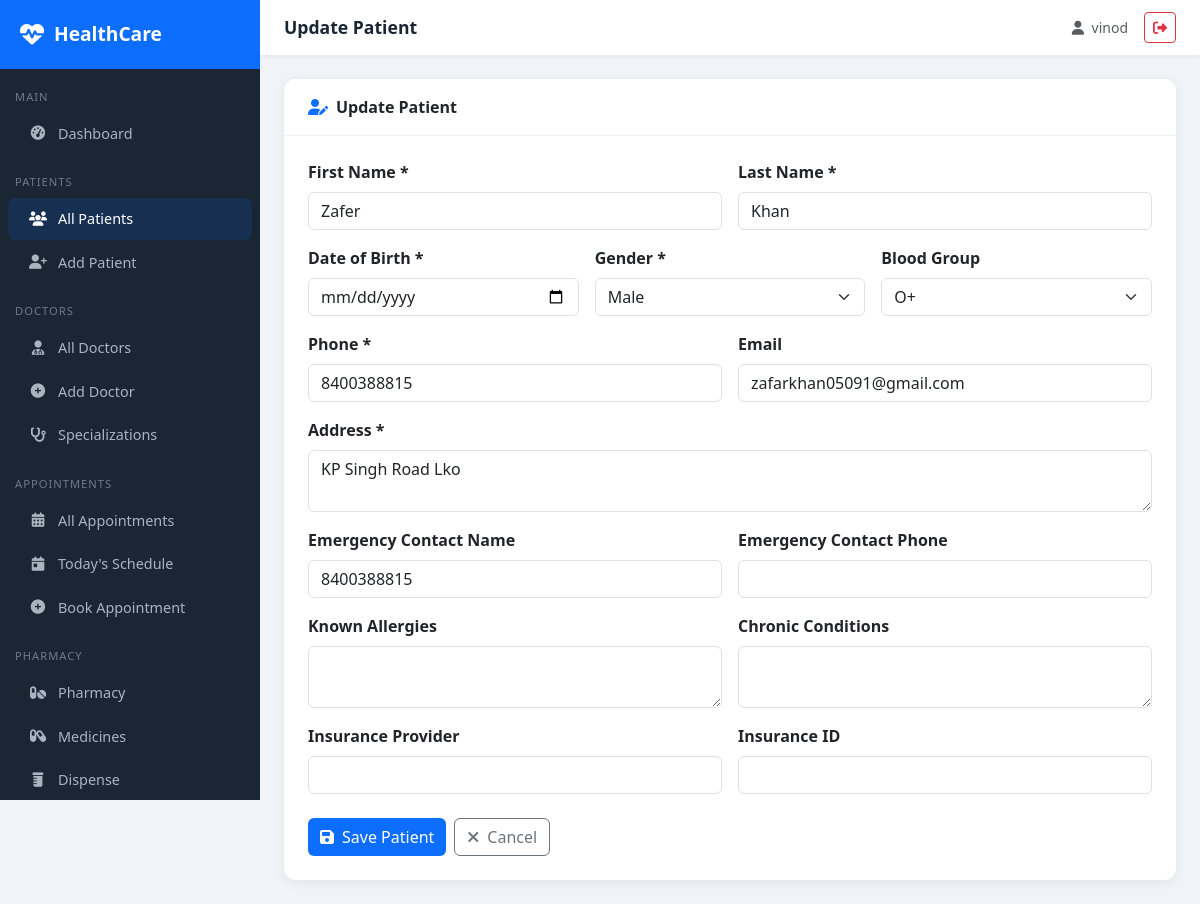
Screenshot of /patients/1/update/ (signed in) with the database file from the repository.
### patients/models.py (models this page shows, shortened)
class Patient(models.Model):
    BLOOD_GROUP_CHOICES = [
        ('A+', 'A+'), ('A-', 'A-'), ('B+', 'B+'), ('B-', 'B-'),
        ('O+', 'O+'), ('O-', 'O-'), ('AB+', 'AB+'), ('AB-', 'AB-'),
    ]
    GENDER_CHOICES = [('M', 'Male'), ('F', 'Female'), ('O', 'Other')]
    user = models.OneToOneField(User, on_delete=models.SET_NULL, null=True, blank=True)
    first_name = models.CharField(max_length=100)
    last_name = models.CharField(max_length=100)
    date_of_birth = models.DateField()
    gender = models.CharField(max_length=1, choices=GENDER_CHOICES)
    blood_group = models.CharField(max_length=3, choices=BLOOD_GROUP_CHOICES, blank=True)
    phone = models.CharField(max_length=15)
    email = models.EmailField(blank=True)
    address = models.TextField()
    emergency_contact_name = models.CharField(max_length=100, blank=True)
    emergency_contact_phone = models.CharField(max_length=15, blank=True)
    allergies = models.TextField(blank=True, help_text="List known allergies")
    chronic_conditions = models.TextField(blank=True)
    insurance_provider = models.CharField(max_length=100, blank=True)
    insurance_id = models.CharField(max_length=50, blank=True)
    created_at = models.DateTimeField(auto_now_add=True)
    updated_at = models.DateTimeField(auto_now=True)

### patients/views.py (the view)
# urls.py: path('<int:pk>/update/', views.patient_update, name='patient_update'),
@login_required
def patient_update(request, pk):
    patient = get_object_or_404(Patient, pk=pk)
    if request.method == 'POST':
        form = PatientForm(request.POST, instance=patient)
        if form.is_valid():
            form.save()
            messages.success(request, 'Patient information updated successfully!')
            return redirect('patient_detail', pk=patient.pk)
    else:
        form = PatientForm(instance=patient)
    return render(request, 'patients/patient_form.html', {
        'form': form,
        'title': 'Update Patient',
        'patient': patient
    })

### patients/forms.py
class PatientForm(forms.ModelForm):
    class Meta:
        model = Patient
        exclude = ['user', 'created_at', 'updated_at']
        widgets = {
            'date_of_birth': forms.DateInput(attrs={'type': 'date'}),
            'address': forms.Textarea(attrs={'rows': 3}),
            'allergies': forms.Textarea(attrs={'rows': 2}),
            'chronic_conditions': forms.Textarea(attrs={'rows': 2}),
        }

### templates/patients/patient_form.html (shortened to what this page needs)
{% extends 'base/base.html' %}
{% block page_title %}{{ title }}{% endblock %}
{% block content %}
<div class="card">
  <div class="card-header py-3 px-4">
    <i class="fas fa-user-edit text-primary me-2"></i>{{ title }}
  </div>
  <div class="card-body p-4">
    <form method="post">
      <div class="row g-3">
        <div class="col-md-6">
          <label class="form-label fw-semibold">First Name *</label>
          <input type="text" name="first_name" class="form-control" value="{{ form.first_name.value|default:'' }}" required>
        </div>
        <div class="col-md-6">
          <label class="form-label fw-semibold">Last Name *</label>
          <input type="text" name="last_name" class="form-control" value="{{ form.last_name.value|default:'' }}" required>
        </div>
        <div class="col-md-4">
          <label class="form-label fw-semibold">Date of Birth *</label>
          <input type="date" name="date_of_birth" class="form-control" value="{{ form.date_of_birth.value|default:'' }}" required>
        </div>
        <div class="col-md-4">
          <label class="form-label fw-semibold">Gender *</label>
          <select name="gender" class="form-select" required>
            <option value="M" {% if form.gender.value == 'M' %}selected{% endif %}>Male</option>
          </select>
        </div>
        <div class="col-md-4">
          <label class="form-label fw-semibold">Blood Group</label>
          <select name="blood_group" class="form-select">
            {% for val, label in form.fields.blood_group.choices %}
              <option value="{{ val }}" {% if form.blood_group.value == val %}selected{% endif %}>{{ label }}</option>
            {% endfor %}
          </select>
        </div>
        <div class="col-md-6">
          <label class="form-label fw-semibold">Phone *</label>
          <input type="text" name="phone" class="form-control" value="{{ form.phone.value|default:'' }}" required>
        </div>
        <div class="col-md-6">
          <label class="form-label fw-semibold">Email</label>
          <input type="email" name="email" class="form-control" value="{{ form.email.value|default:'' }}">
        </div>
        <div class="col-md-12">
          <label class="form-label fw-semibold">Address *</label>
          <textarea name="address" class="form-control" rows="2" required>{{ form.address.value|default:'' }}</textarea>
        </div>
        <div class="col-md-6">
          <label class="form-label fw-semibold">Emergency Contact Name</label>
          <input type="text" name="emergency_contact_name" class="form-control" value="{{ form.emergency_contact_name.value|default:'' }}">
        </div>
        <div class="col-md-6">
          <label class="form-label fw-semibold">Emergency Contact Phone</label>
          <input type="text" name="emergency_contact_phone" class="form-control" value="{{ form.emergency_contact_phone.value|default:'' }}">
        </div>
        <div class="col-md-6">
          <label class="form-label fw-semibold">Known Allergies</label>
          <textarea name="allergies" class="form-control" rows="2">{{ form.allergies.value|default:'' }}</textarea>
        </div>
        <div class="col-md-6">
          <label class="form-label fw-semibold">Chronic Conditions</label>
          <textarea name="chronic_conditions" class="form-control" rows="2">{{ form.chronic_conditions.value|default:'' }}</textarea>
        </div>
        <div class="col-md-6">
          <label class="form-label fw-semibold">Insurance Provider</label>
          <input type="text" name="insurance_provider" class="form-control" value="{{ form.insurance_provider.value|default:'' }}">
        </div>
        <div class="col-md-6">
          <label class="form-label fw-semibold">Insurance ID</label>
          <input type="text" name="insurance_id" class="form-control" value="{{ form.insurance_id.value|default:'' }}">
        </div>
      </div>
      <div class="d-flex gap-2 mt-4">
        <button type="submit" class="btn btn-primary"><i class="fas fa-save me-2"></i>Save Patient</button>
        <a href="{% url 'patient_list' %}" class="btn btn-outline-secondary"><i class="fas fa-times me-2"></i>Cancel</a>
      </div>
    </form>
  </div>
</div>
{% endblock %}

### templates/base/base.html (shortened to what this page needs)
<!DOCTYPE html>
<html lang="en">
<head>
    <link href="https://cdn.jsdelivr.net/npm/bootstrap@5.3.0/dist/css/bootstrap.min.css" rel="stylesheet">
    <link href="https://cdnjs.cloudflare.com/ajax/libs/font-awesome/6.4.0/css/all.min.css" rel="stylesheet">
</head>
<body>
{% if user.is_authenticated %}
<div class="sidebar">
    <div class="sidebar-brand">
        <i class="fas fa-heartbeat"></i>
        <span>HealthCare</span>
    </div>
    <nav class="mt-2">
        <div class="nav-section">Main</div>
        <a href="{% url 'dashboard' %}" class="nav-link {% if request.resolver_match.url_name == 'dashboard' %}active{% endif %}">
            <i class="fas fa-tachometer-alt"></i> Dashboard
        </a>
        <div class="nav-section">Patients</div>
        <a href="{% url 'patient_list' %}" class="nav-link {% if 'patient' in request.resolver_match.url_name %}active{% endif %}">
            <i class="fas fa-users"></i> All Patients
        </a>
        <a href="{% url 'patient_create' %}" class="nav-link">
            <i class="fas fa-user-plus"></i> Add Patient
        </a>
        <div class="nav-section">Doctors</div>
        <a href="{% url 'doctor_list' %}" class="nav-link {% if 'doctor' in request.resolver_match.url_name %}active{% endif %}">
            <i class="fas fa-user-md"></i> All Doctors
        </a>
        <a href="{% url 'doctor_create' %}" class="nav-link">
            <i class="fas fa-plus-circle"></i> Add Doctor
        </a>
        <a href="{% url 'specialization_list' %}" class="nav-link">
            <i class="fas fa-stethoscope"></i> Specializations
        </a>
        <div class="nav-section">Appointments</div>
        <a href="{% url 'appointment_list' %}" class="nav-link {% if 'appointment' in request.resolver_match.url_name %}active{% endif %}">
            <i class="fas fa-calendar-alt"></i> All Appointments
        </a>
        <a href="{% url 'today_appointments' %}" class="nav-link">
            <i class="fas fa-calendar-day"></i> Today's Schedule
        </a>
        <a href="{% url 'appointment_create' %}" class="nav-link">
            <i class="fas fa-plus-circle"></i> Book Appointment
        </a>
        <div class="nav-section">Pharmacy</div>
        <a href="{% url 'pharmacy_dashboard' %}" class="nav-link">
            <i class="fas fa-pills"></i> Pharmacy
        </a>
        <a href="{% url 'medicine_list' %}" class="nav-link">
            <i class="fas fa-capsules"></i> Medicines
        </a>
        <a href="{% url 'dispense_medicine' %}" class="nav-link">
            <i class="fas fa-prescription-bottle"></i> Dispense
        </a>
    </nav>
</div>
<div class="main-content">
    <div class="topbar">
        <span class="topbar-title">
            {% block page_title %}HealthCare Portal{% endblock %}
        </span>
        <div class="d-flex align-items-center gap-3">
            <span class="text-muted small">
                <i class="fas fa-user me-1"></i>
                {{ user.get_full_name|default:user.username }}
            </span>
            <a href="{% url 'logout' %}" class="btn btn-sm btn-outline-danger">
                <i class="fas fa-sign-out-alt"></i>
            </a>
        </div>
    </div>
    <div class="page-content">
        {% block content %}{% endblock %}
    </div>
</div>
{% else %}
    {% block public_content %}{% endblock %}
{% endif %}
</body>
</html>

### templates/base/base.html (style rules this page uses)
:root { --primary: #0d6efd; --sidebar-bg: #1a2634; --sidebar-width: 260px; }
body { background: #f0f4f8; font-family: 'Segoe UI', sans-serif; }
.sidebar { position: fixed; top: 0; left: 0; height: 100vh; width: var(--sidebar-width); background: var(--sidebar-bg); z-index: 1000; overflow-y: auto; transition: all 0.3s; }
.sidebar-brand { padding: 20px; background: #0d6efd; color: white; font-size: 1.2rem; font-weight: 700; display: flex; align-items: center; gap: 10px; }
.sidebar-brand i { font-size: 1.5rem; }
.nav-section { padding: 10px 15px 5px; font-size: 0.7rem; color: #6c7a8a; text-transform: uppercase; letter-spacing: 1px; margin-top: 10px; }
.sidebar .nav-link { color: #a8b5c0; padding: 10px 20px; border-radius: 8px; margin: 2px 8px; display: flex; align-items: center; gap: 10px; font-size: 0.9rem; transition: all 0.2s; }
.sidebar .nav-link:hover, .sidebar .nav-link.active { background: rgba(13, 110, 253, 0.15); color: #fff; }
.sidebar .nav-link i { width: 20px; text-align: center; }
.main-content { margin-left: var(--sidebar-width); min-height: 100vh; }
.topbar { background: #fff; padding: 12px 24px; box-shadow: 0 1px 4px rgba(0, 0, 0, 0.08); display: flex; justify-content: space-between; align-items: center; position: sticky; top: 0; z-index: 999; }
.topbar-title { font-weight: 600; color: #1a2634; font-size: 1.1rem; }
.page-content { padding: 24px; }
.card { border: none; border-radius: 12px; box-shadow: 0 2px 12px rgba(0, 0, 0, 0.07); }
.card-header { background: #fff; border-bottom: 1px solid #f0f4f8; border-radius: 12px 12px 0 0 !important; font-weight: 600; }
.btn-primary { background: #0d6efd; border: none; }

### rows the page displays
Patient: first_name "Zafer", last_name "Khan", blood_group "O+", phone "8400388815", email "zafarkhan05091@gmail.com", address "KP Singh Road Lko", emergency_contact_name "8400388815"

### other values shown
{{ title }} "Update Patient"
{{ user.get_full_name|default:user.username }} "vinod"
